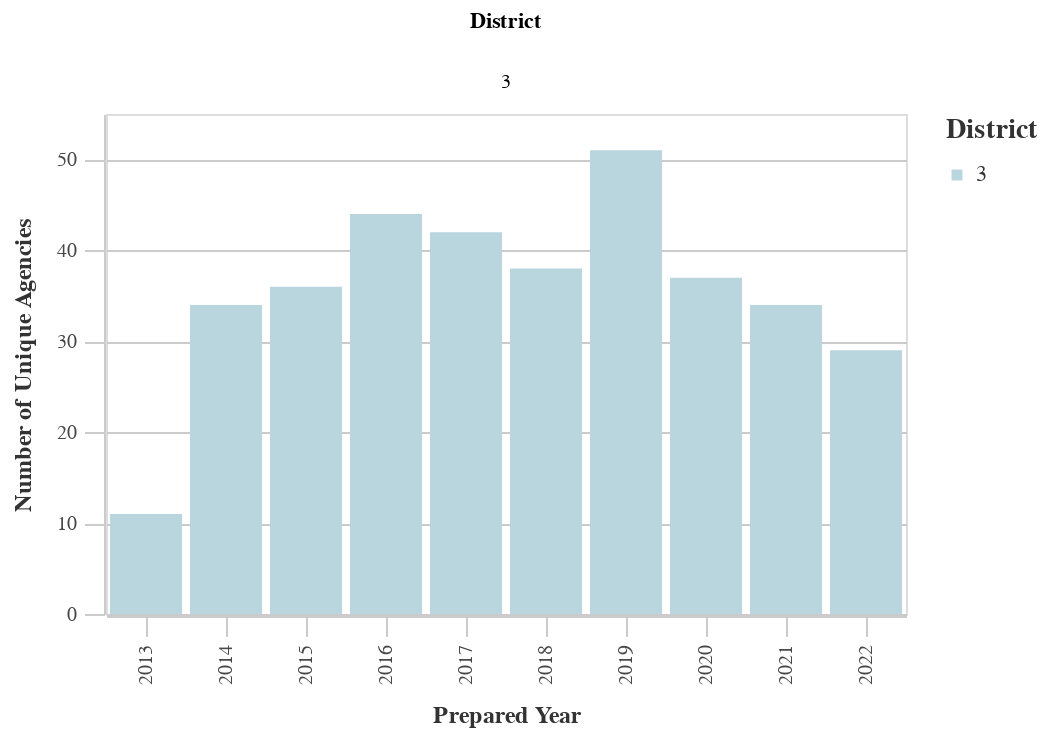

This figure's notebook cell:
### Markdown cell above
### Number of Unique Prefix Codes by District

### Code cell
#Unique Prefixes by Dist
dist_years_prefix = ((
        df
        >> group_by(_.prepared_y, _.dist)
        >> summarize(n=_.prefix.nunique())
        >> arrange(-_.prepared_y)
    ).rename(columns={'dist':'District', 'n':'Count'}))

chart11 = (alt.Chart(dist_years_prefix).mark_bar().encode(
        column='District:N',
        x=alt.X('prepared_y:O', title='Prepared Year'),
        y=alt.Y('Count:Q', title='Number of Unique Agencies'),
        color = alt.Color("District:N", 
                              scale=alt.Scale(
                                  range=altair_utils.CALITP_SEQUENTIAL_COLORS),  
                               legend=alt.Legend(title="District")
                              )
                              ))
chart11 = styleguide.preset_chart_config(chart11)
chart11 = _dla_utils.add_tooltip(chart11, 'prepared_y','Count')
    

display(chart11)

### Figure 1 — Vega-Lite specification as saved in the notebook (floating-point values rounded to 4 significant figures)
{"config": {"view": {"continuousWidth": 400, "continuousHeight": 300}, "axis": {"domainColor": "#cbcbcb", "grid": true, "gridColor": "#cbcbcb", "gridWidth": 1, "labelColor": "#474747", "labelFont": "Nunito Sans", "labelFontSize": 10, "labelPadding": 4, "tickColor": "#cbcbcb", "tickSize": 10, "titleColor": "#333", "titleFont": "Raleway", "titleFontSize": 12, "titlePadding": 10}, "axisBand": {"grid": false}, "background": "white", "font": "Raleway", "header": {"labelFont": "Nunito Sans", "titleFont": "Raleway"}, "legend": {"labelColor": "#333", "labelFont": "Nunito Sans", "labelFontSize": 11, "labelLimit": 0, "padding": 1, "symbolSize": 30, "symbolType": "square", "titleColor": "#333", "titleFont": "Raleway", "titleFontSize": 14, "titlePadding": 10}, "title": {"anchor": "middle", "font": "Raleway", "fontSize": 18, "fontWeight": 300, "offset": 20}}, "data": {"name": "data-bf97259a8141203ba5ba96ecffca8a9a"}, "mark": "bar", "encoding": {"color": {"field": "District", "legend": {"title": "District"}, "scale": {"range": ["#B9D6DF", "#8CBCCB", "#2EA8CE", "#136C97", "#0B405B"]}, "type": "nominal"}, "column": {"field": "District", "type": "nominal"}, "tooltip": [{"field": "prepared_y", "type": "quantitative"}, {"field": "Count", "type": "quantitative"}], "x": {"field": "prepared_y", "title": "Prepared Year", "type": "ordinal"}, "y": {"field": "Count", "title": "Number of Unique Agencies", "type": "quantitative"}}, "height": 250, "width": 400, "$schema": "https://vega.github.io/schema/vega-lite/v4.17.0.json", "datasets": {"data-bf97259a8141203ba5ba96ecffca8a9a": [{"prepared_y": 2022.0, "District": 3, "Count": 29}, {"prepared_y": 2021.0, "District": 3, "Count": 34}, {"prepared_y": 2020.0, "District": 3, "Count": 37}, {"prepared_y": 2019.0, "District": 3, "Count": 51}, {"prepared_y": 2018.0, "District": 3, "Count": 38}, {"prepared_y": 2017.0, "District": 3, "Count": 42}, {"prepared_y": 2016.0, "District": 3, "Count": 44}, {"prepared_y": 2015.0, "District": 3, "Count": 36}, {"prepared_y": 2014.0, "District": 3, "Count": 34}, {"prepared_y": 2013.0, "District": 3, "Count": 11}]}}
